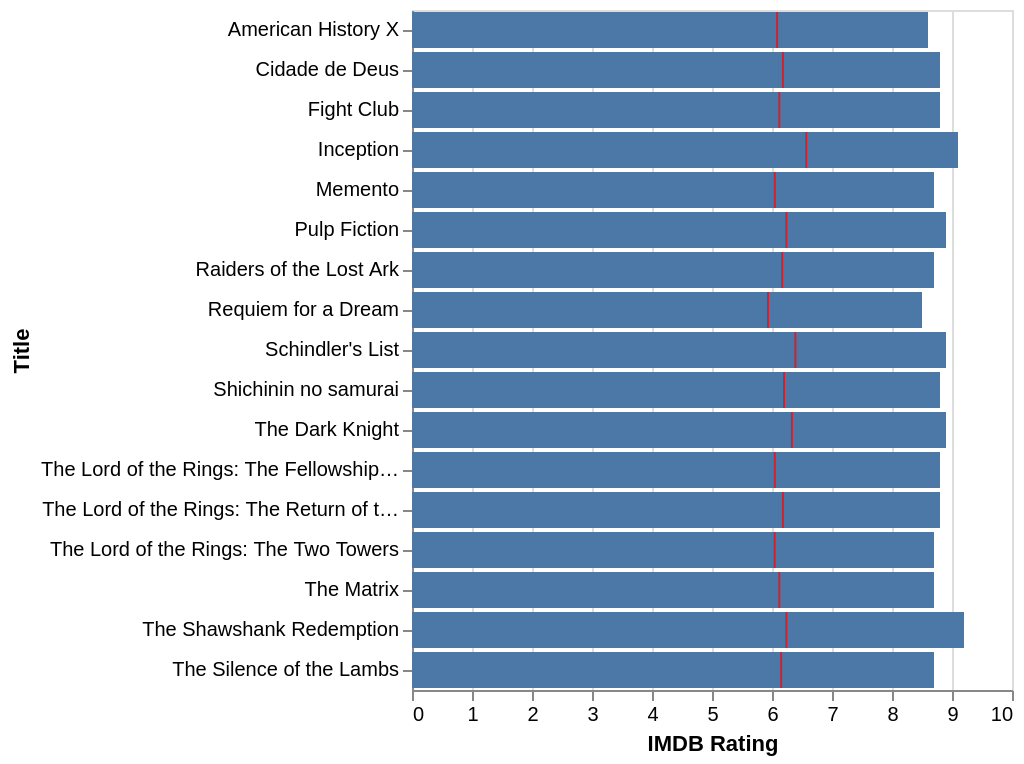

Vega-Lite specification for this chart:
### Vega-Lite specification from a JSON file in a GitHub repository (floating-point values rounded to 4 significant figures; data arrays with more than 128 entries replaced by an {"elided": "..."} marker saying what was removed)
{"$schema": "https://vega.github.io/schema/vega-lite/v4.json", "description": "Bar graph showing the best films for the year they were produced, where best is defined by at least 2.5 points above average for that year. The red point shows the average rating for a film in that year, and the bar is the rating that the film recieved.", "data": {"values": {"elided": "3201 records"}}, "transform": [{"filter": "datum['IMDB Rating'] != null"}, {"timeUnit": "year", "field": "Release Date", "as": "year"}, {"joinaggregate": [{"op": "mean", "field": "IMDB Rating", "as": "AverageYearRating"}], "groupby": ["year"]}, {"filter": "(datum['IMDB Rating'] - datum.AverageYearRating) > 2.5"}], "layer": [{"mark": {"type": "bar", "clip": true}, "encoding": {"x": {"field": "IMDB Rating", "type": "quantitative", "title": "IMDB Rating"}, "y": {"field": "Title", "type": "ordinal"}}}, {"mark": "tick", "encoding": {"x": {"field": "AverageYearRating", "type": "quantitative"}, "y": {"field": "Title", "type": "ordinal"}, "color": {"value": "red"}}}]}
